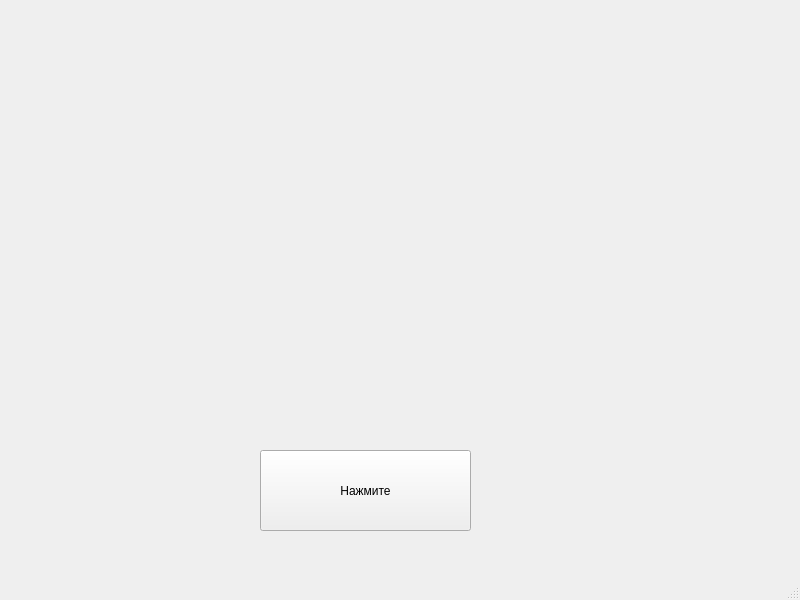
<?xml version="1.0" encoding="UTF-8"?>
<ui version="4.0">
 <class>MainWindow</class>
 <widget class="QMainWindow" name="MainWindow">
  <property name="geometry">
   <rect>
    <x>0</x>
    <y>0</y>
    <width>800</width>
    <height>600</height>
   </rect>
  </property>
  <property name="windowTitle">
   <string>MainWindow</string>
  </property>
  <widget class="QWidget" name="centralwidget">
   <widget class="QPushButton" name="btn">
    <property name="geometry">
     <rect>
      <x>260</x>
      <y>450</y>
      <width>211</width>
      <height>81</height>
     </rect>
    </property>
    <property name="text">
     <string>Нажмите</string>
    </property>
   </widget>
  </widget>
  <widget class="QMenuBar" name="menubar">
   <property name="geometry">
    <rect>
     <x>0</x>
     <y>0</y>
     <width>800</width>
     <height>26</height>
    </rect>
   </property>
  </widget>
  <widget class="QStatusBar" name="statusbar"/>
 </widget>
 <resources/>
 <connections/>
</ui>
